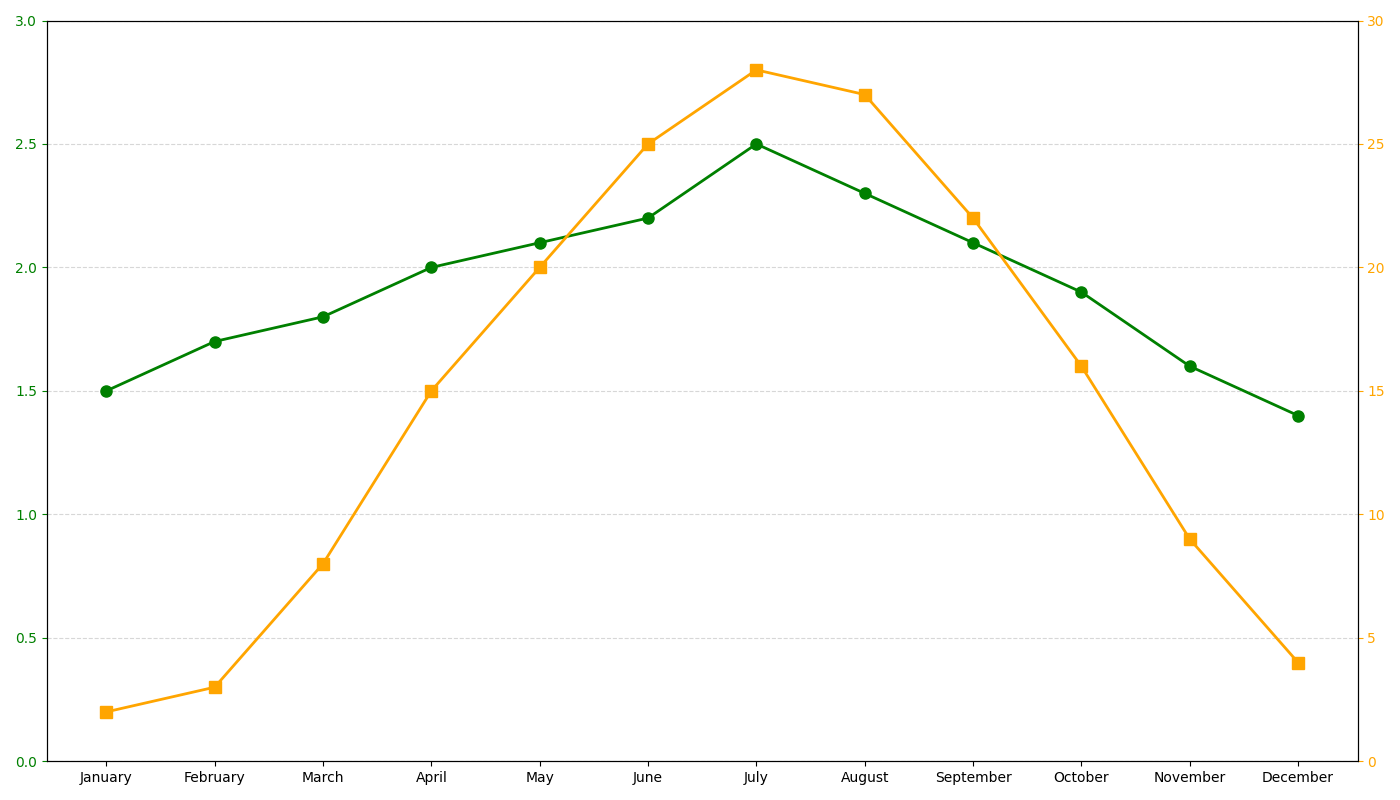

Write the Python code that produced this figure.
import matplotlib.pyplot as plt
import numpy as np

months = np.array([
    'January', 'February', 'March', 'April', 'May', 'June', 'July', 
    'August', 'September', 'October', 'November', 'December'])

water_levels = np.array([1.5, 1.7, 1.8, 2.0, 2.1, 2.2, 2.5, 2.3, 2.1, 1.9, 1.6, 1.4])
temperatures = np.array([2, 3, 8, 15, 20, 25, 28, 27, 22, 16, 9, 4])

fig, ax1 = plt.subplots(figsize=(14, 8))

ax1.plot(months, water_levels, color='green', marker='o', linestyle='-', linewidth=2, markersize=8)
ax1.tick_params(axis='y', colors='green')
ax1.set_ylim(0, 3)
ax1.grid(axis='y', linestyle='--', alpha=0.5)

ax2 = ax1.twinx()
ax2.plot(months, temperatures, color='orange', marker='s', linestyle='-', linewidth=2, markersize=8)
ax2.tick_params(axis='y', colors='orange')
ax2.set_ylim(0, 30)

plt.tight_layout()
plt.show()
